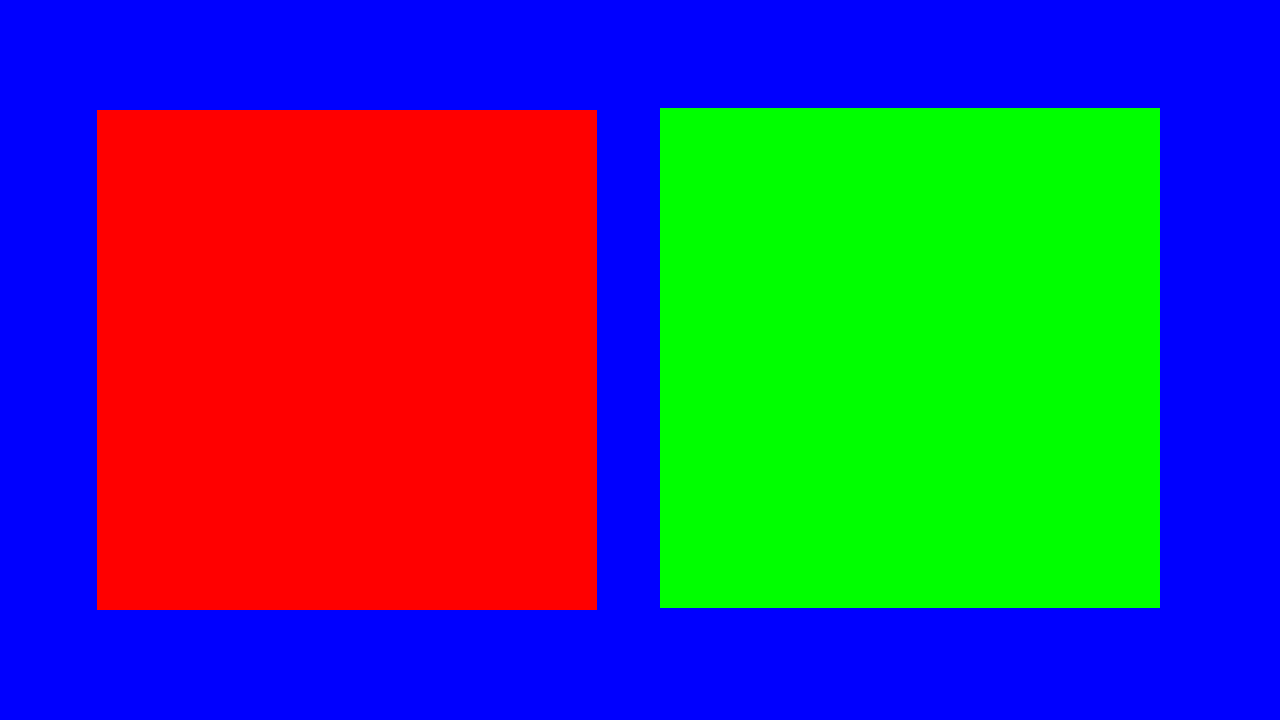
#> input picture red_light_green_light/scripts/blobs/BigSquares.png, 1280 x 720 px
$ python cvtspace.py
#> lines starting #> are read from the running program, lines starting #| are printed output that depends on the picture
#!/usr/bin/env python

import numpy as np
import matplotlib.pyplot as plt
import cv2

rgb = cv2.imread("BigSquares.png")
#> rgb is the input picture: shape (720, 1280, 3); mean B, G, R 116.7, 69.2, 69.2
hsv = cv2.cvtColor(rgb, cv2.COLOR_BGR2HSV)
#> hsv: shape (720, 1280, 3); mean H, S, V 71.2, 255, 255
h = hsv[:, :, 0].ravel()
hist = plt.hist(h, 100)
plt.show()
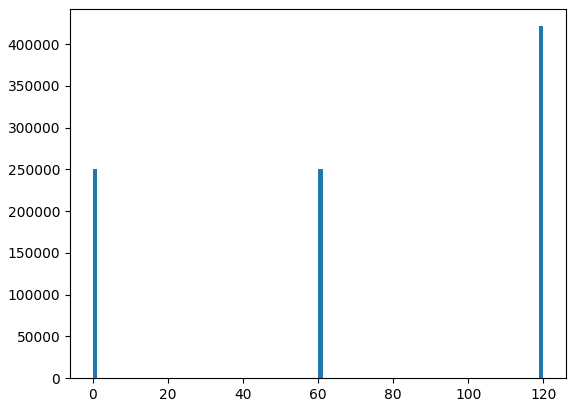
#> figure drawn by matplotlib, 1 panel; tallest bar 421600 high, from x = 118.8 to 120

$ run again, with red_light_green_light/scripts/blobs/SmallSquares.png copied over red_light_green_light/scripts/blobs/BigSquares.png
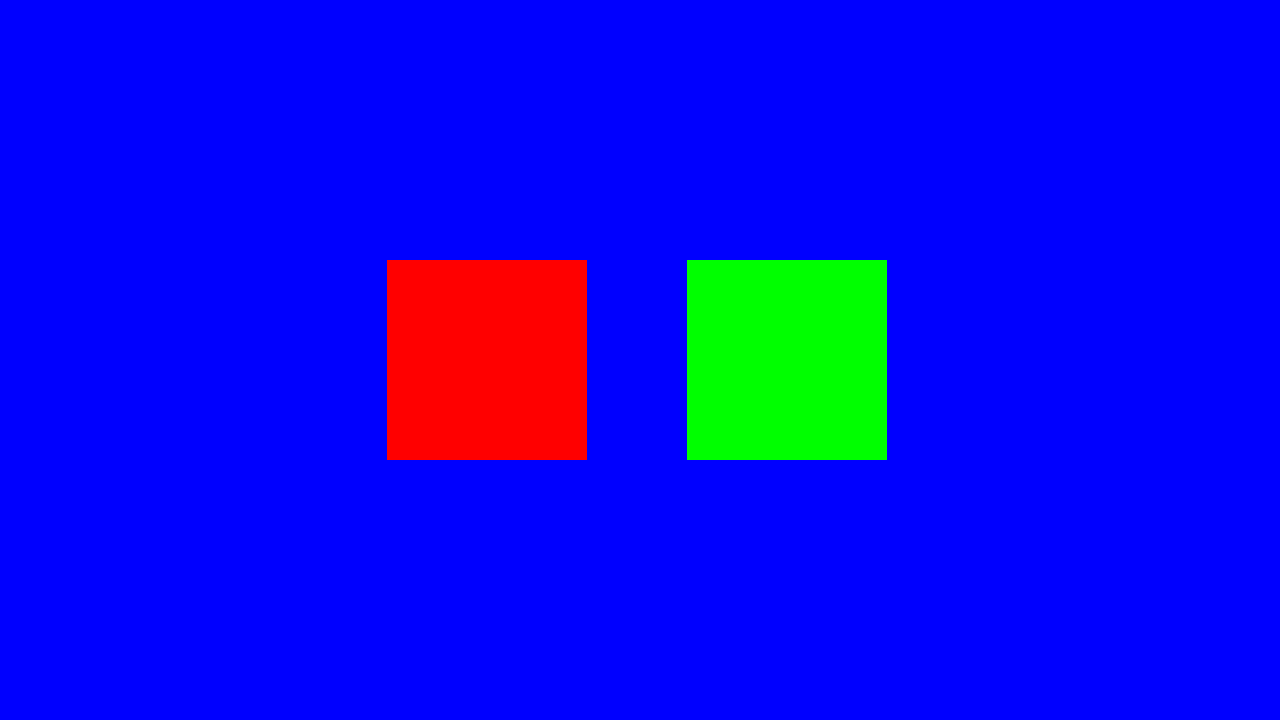
#> input picture red_light_green_light/scripts/blobs/SmallSquares.png, 1280 x 720 px
#> rgb is the input picture: shape (720, 1280, 3); mean B, G, R 232.9, 11.1, 11.1
#> hsv: shape (720, 1280, 3); mean H, S, V 112.2, 255, 255
#> `plt.show()`:
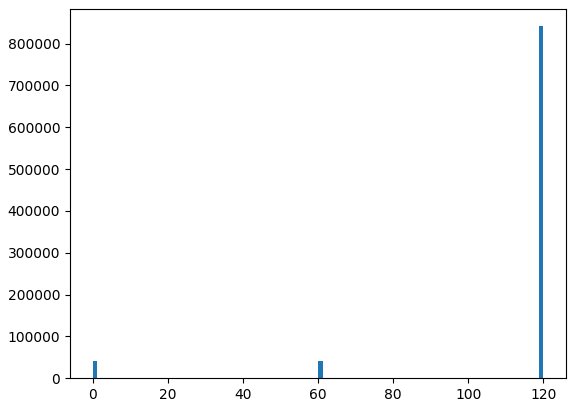
#> figure drawn by matplotlib, 1 panel; tallest bar 841600 high, from x = 118.8 to 120
